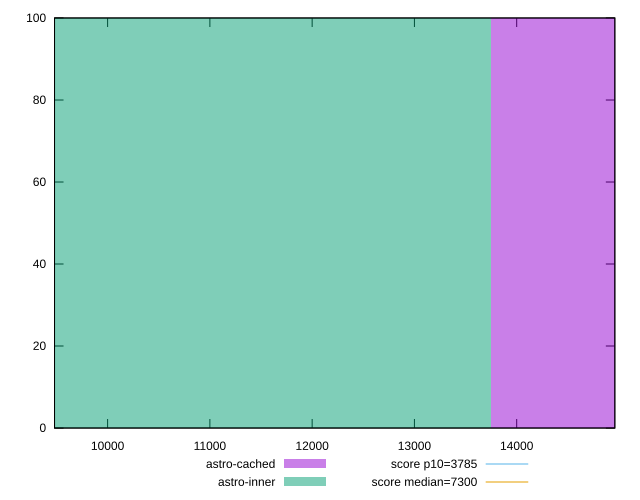

Write gnuplot code to recreate this figure.
reset

$astroCached <<EOF
16502.38717422109 100
EOF

$astroInner <<EOF
11001.591449480726 100
EOF

set key outside below
set boxwidth 5500.795724740363
set xrange [9481.04:14959.5125]
set yrange [0:100]
set trange [0:100]
set style fill transparent solid 0.5 noborder

set parametric
set terminal svg size 640, 500 enhanced background rgb 'white'
set output "reports/report_00033_2021-03-01T14-23-16.841Z/interactive/comparison/histogram/1_vs_2.svg"

plot $astroCached title "astro-cached" with boxes, \
     $astroInner title "astro-inner" with boxes, \
     3785,t title "score p10=3785", \
     7300,t title "score median=7300"

reset
